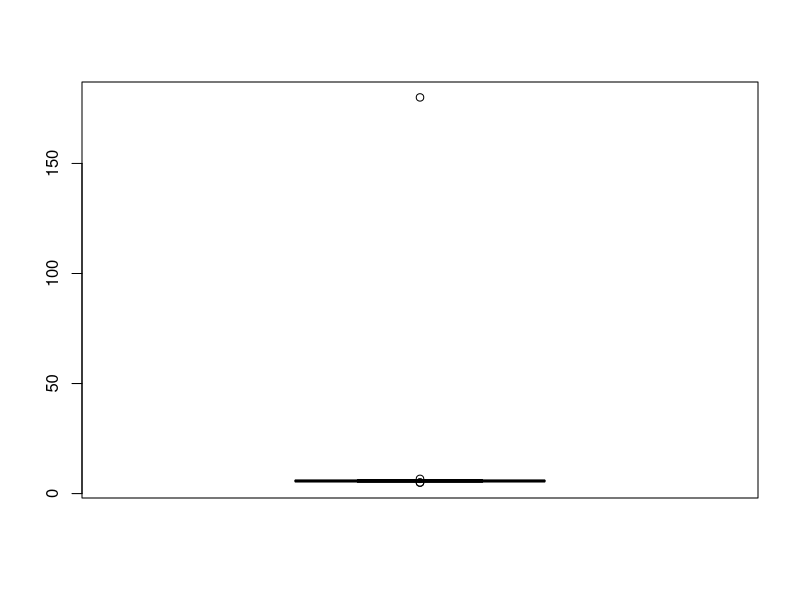
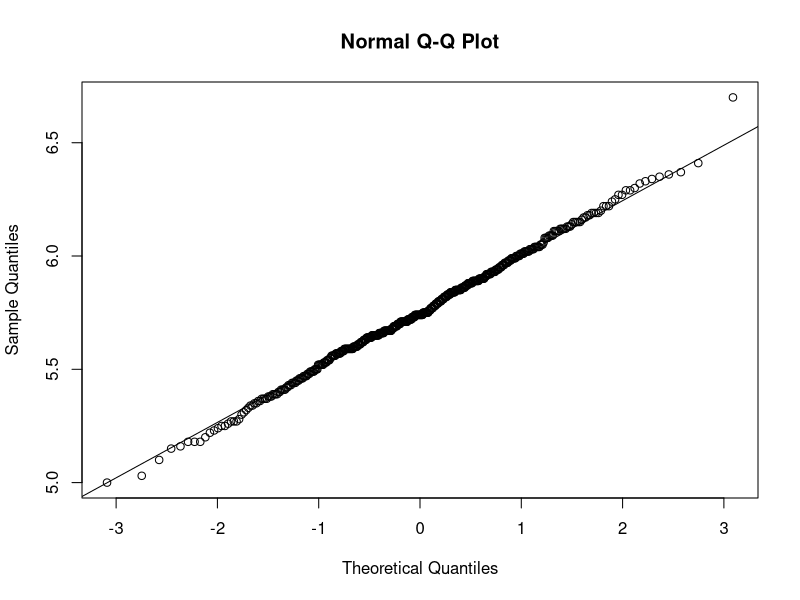
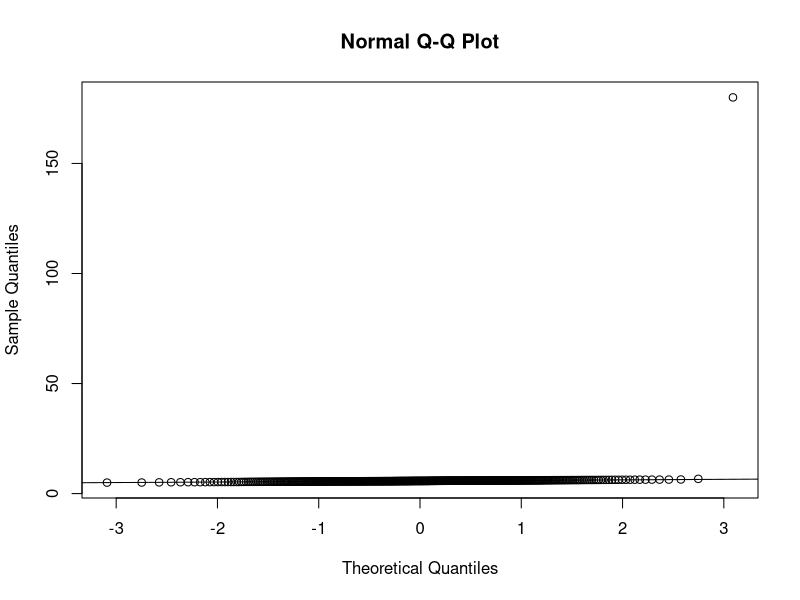
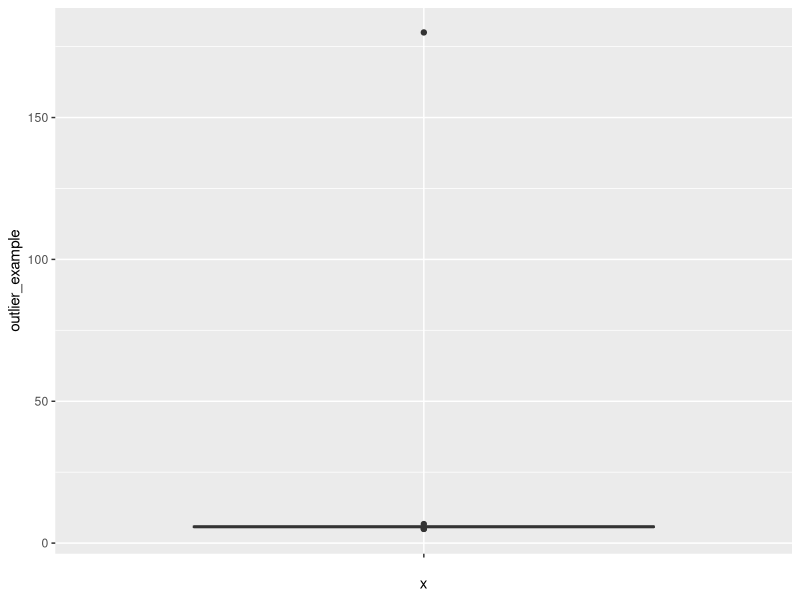

These charts were generated, in order, by the following R code:
## ---- chunk 1
knitr::opts_chunk$set(echo = TRUE)
## ---- chunk 2
library(tidyverse)
library(dslabs)
data(outlier_example)
str(outlier_example)
## ---- chunk 3
mean(outlier_example)
sd(outlier_example)
## ---- chunk 4
boxplot(outlier_example)
## ---- chunk 5
summary(outlier_example)
## ---- chunk 6
IQR(outlier_example)
## ---- chunk 7
IQR(outlier_example)/1.349
sd(outlier_example)
## ---- chunk 8
q3 = qnorm(0.75)
q1 = qnorm(0.25)
iqr = q3-q1
r = c(q1-1.5*(iqr),q3+1.5*(iqr))
r
pnorm(r)
## ---- chunk 9
max_height=quantile(outlier_example,0.75)+3*IQR(outlier_example)
max_height
## ---- chunk 10
x = outlier_example[outlier_example < max_height]
summary(x)
length(x)
length(outlier_example)

qqnorm(x)
qqline(x)

qqnorm(outlier_example)
qqline(outlier_example)
## ---- chunk 11
mad(outlier_example)
## ---- chunk 12
outlier_example=tibble(outlier_example)
outlier_example %>% 
  ggplot(aes(x='',y=outlier_example))+
  geom_boxplot()
